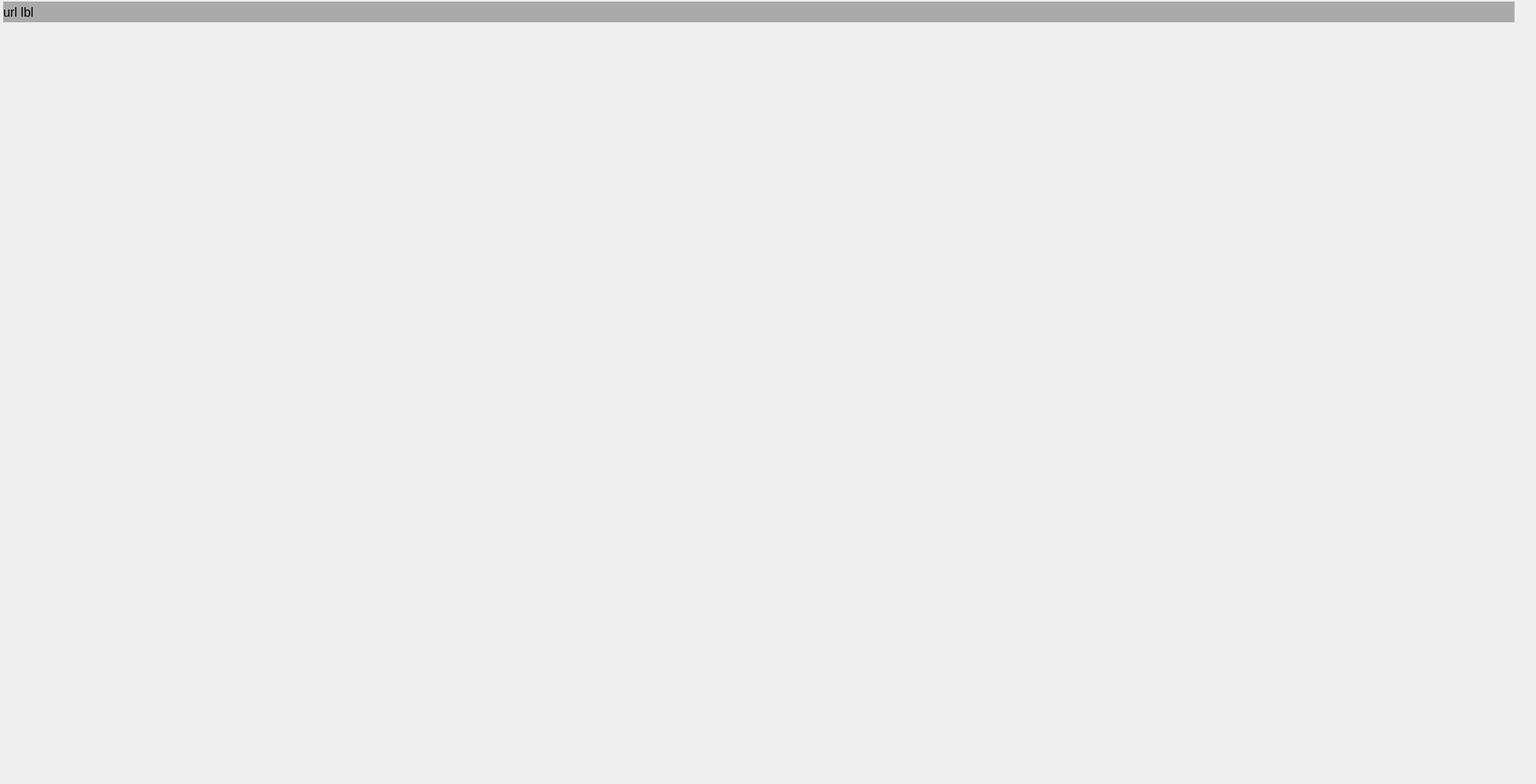
<?xml version="1.0" encoding="UTF-8"?>
<ui version="4.0">
 <class>webengine_frame</class>
 <widget class="QFrame" name="webengine_frame">
  <property name="geometry">
   <rect>
    <x>0</x>
    <y>0</y>
    <width>1931</width>
    <height>986</height>
   </rect>
  </property>
  <property name="styleSheet">
   <string notr="true">background:#EEEEEE</string>
  </property>
  <widget class="QLabel" name="url_lbl">
   <property name="geometry">
    <rect>
     <x>4</x>
     <y>2</y>
     <width>1900</width>
     <height>26</height>
    </rect>
   </property>
   <property name="font">
    <font>
     <pointsize>12</pointsize>
    </font>
   </property>
   <property name="styleSheet">
    <string notr="true">background-color: #AAAAAA</string>
   </property>
   <property name="text">
    <string>url lbl</string>
   </property>
  </widget>
 </widget>
 <resources/>
 <connections/>
</ui>
